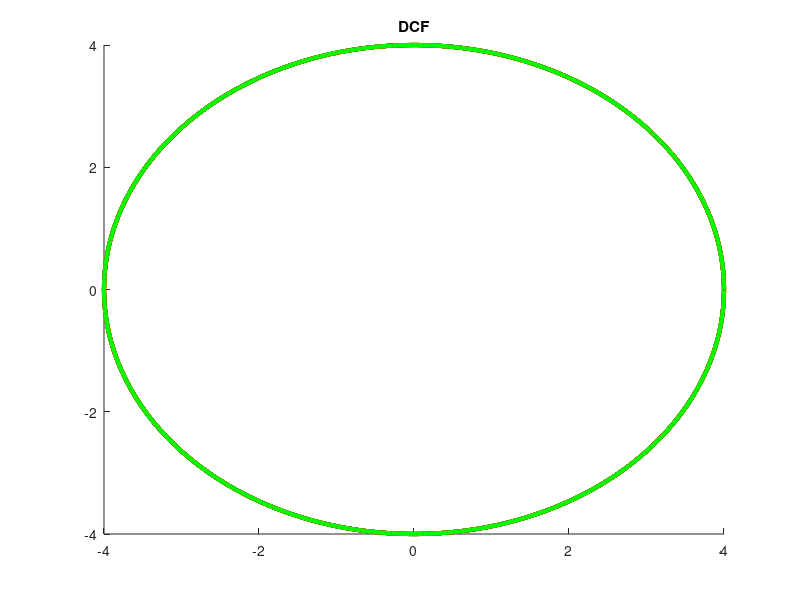

Source code (MATLAB): (Note: this script raises an error after producing the figure.)
clc,clear;
disp('Length scale of Station spacing is 1');

%% configure network parameters
num=4;  % Number of Stations
n=num+1;  % Number of Stations and an AP
x1=0;y1=0;  % AP location
r=3;  % Range of Radio
motion_scale=100;  % Time Scale of random motion
frame_size=8;  % Average Transmission Time (packet size)
max_simutime=1000;  % Simulation Time in ms (SlotTime=1)
disp('Performing calculations -- this may take a while, so please be patient.')
ph=0:0.02:2*pi;
figure
hold on
title(' DCF ');
j=sqrt(-1);
for i=1:n
    h2(i)=plot(exp(j*ph)*(1+r)); % blue node
    h4(i)=plot(exp(j*ph)*(1+r)); % handle for the range ellipse (cyan) - when node is transmitting
    h5(i)=plot(exp(j*ph)*(1+r),'LineWidth',3,'color','r'); % Data packet - RED colour
    h6(i)=plot(exp(j*ph)*(1+r),'LineWidth',3,'color','g'); % ACK packet  - GREEN 
end

%% definitions and initialization 
alpha=0.5^(1/motion_scale);
Eb2=0.001;
beta=(1-alpha^2-Eb2)/(2*Eb2-Eb2*alpha+(1-alpha^2)*alpha);
ER2=(1-beta^2)*Eb2;
traffic=1.0;  % traffic=1,saturated
ACK_length = 4;
SIFS=4;  % SIFS
SlotTime=1;  % slot time(us)
DIFS=SIFS+4*SlotTime;  % DIFS
PCWmin=15;  % minimum contention window
PCWmax=1023;  % maximum contention window
PCW=(log(PCWmin+1)/log (2))*ones(1,n);  %backoff stage
range=r*ones(1,n);  
state=zeros(1,n);  % initial state of all stations
prev_state=5*ones(1,n);  
current_frame_length=zeros(1,n);  % Sifs+Difs+rand(1,n)*frame_size; 
Timer_DIFS=zeros(1,n);
Timer_SIFS=zeros(1,n);
Timer_ACK=zeros(1,n);  % timer
BC=zeros(1,n);  % backoff counter 
BC_Init=zeros(1,n);  % backoff counter 
pos_x=randn(1,num)+x1;  
pos_y=randn(1,num)+y1;  
pos_x_change=sqrt(Eb2)*randn(1,num);
pos_y_change=sqrt(Eb2)*rand(1,num); % position & position change of stations
pos_x=[pos_x,x1];
pos_y=[pos_y,y1];
pos_x_change=[pos_x_change,0];
pos_y_change=[pos_y_change,0];  % position & position change of stations and AP
within=ones(n,n);  % whether a pair of stations could communicate
total_transmissions = 0;
successful_transmission = 0;
total_collisions = 0;
unreachable_packets = 0;
total_acks = 0;
ack_collisions = 0;
unreachable_acks = 0;
successful_acks = 0;  
total_packets=0;  % record transmission rsults

%% run
for counter=1:max_simutime  
    t0=clock;  % current time    
    pos_x_change(1,1:num)=beta*pos_x_change(1,1:num)+randn(1,num)*sqrt(ER2);
    pos_y_change(1,1:num)=beta*pos_y_change(1,1:num)+randn(1,num)*sqrt(ER2);
%     pos_x_change=[pos_x_change,0];
%     pos_y_change=[pos_y_change,0];
    pos_x=pos_x*alpha+pos_x_change;
    pos_y=pos_y*alpha+pos_y_change;  % update locations of STAs
    for i = 1:n
        for k = 1:n        
            if((pos_x(i)-pos_x(k))^2 + (pos_y(i)-pos_y(k))^2 > range(i)^2)                     
                within(i,k) = 0;            
            end
        end
    end  % update within information
   
%% State - 0 idle (nothing to send)   
    temp=rand(1,n);
    transit0to1=zeros(1,n);
    transit0to1(state==0 & temp<traffic)=1;
    temp=floor(rand(1,n).*(2.^PCW-1));  % select back off counter from 0 to minimum contention window
    BC(transit0to1>0 & state==0) = temp(transit0to1>0 & state==0)*SlotTime;
    BC_Init(transit0to1>0 & state==0) = temp(transit0to1>0 & state==0)*SlotTime;
    
%% State - 1 Medium Sensing     
   sending=zeros(1,n);
   sending(state>=4 | state<=-1 )=1;
   Busy_media=sending*within;  % Busy_media determines which nodes are within range and sending   
   transit1to2 = zeros(1,n) ;    
   transit1to2(state == 1 & Busy_media < 1) = 1; % when medium idle, transit to state 2  
   
%% State - 2 Difs Timer
   Timer_DIFS(transit1to2>0) = DIFS; % Wait for "DIFS" amount of time before sending the Data packet. 
   transit2to1 = zeros(1,n);
   transit2to1(state==2 & Busy_media>0)=1; % If sensing busy, back to state 1      
   Timer_DIFS(state==2) = Timer_DIFS(state==2)-1;  % Counting down for DIFS amount of time
   % print the DIFS counter
   if (state==2)
       if (Timer_DIFS == DIFS-1)
           disp('wait DIFS before initial transmit');
       end
       disp(Timer_DIFS(state==2));
   end
   transit2to3 = zeros(1,n);
   transit2to3(state== 2 & Timer_DIFS==0) = 1; % when DIFS=0, transit to state 3
     
 %% State - 3 Backoff Counter
%    BC(state==3 & Busy_media<1) = BC(state==3 & Busy_media<1)-1; % back off
   % print the backoff counter
   if (state==3 & Busy_media<1)
      if BC(state==3 & Busy_media<1)==BC_Init(state==3 & Busy_media<1)
        disp('ALL stations Decrement their backoff counter');
      end
      disp(BC(state==3 & Busy_media<1));
   end
   transit3to1=zeros(1,n);
   transit3to1(state==3 & Busy_media>0)=1; % If sensing busy, back to state 1       
   transit3to5 = zeros(1,n);
   transit3to5(state==3 & BC==0) = 1; % when BC<0, transit to state 5
   BC(state==3 & Busy_media<1) = BC(state==3 & Busy_media<1)-1; % back off
   if any(transit3to5>0)    
        temp1=rand(1,n)*frame_size*2;
        current_frame_length=temp1*1000/130; % frame length
        initial_cfl=current_frame_length; % initial frame length, no change in run
        initial_cfl1=temp1;
%         temp1=ceil(rand(1,n)*n); % select a destination randomly
        current_frame_dest = n*ones(1,n);  % the des must be AP
        for i=1:n
            while (current_frame_dest(i)==i | current_frame_dest(i)==0)
                current_frame_dest(i)=ceil(rand(1,1)*n); % avoid no des or itself being des
           end
        end
   end
   
  %% State - 5 transmission
   for i=1:n  
       for j=1:n
           if (state(i)==5 & state(j)==5 & j~=i) % collision occurs
               state(j)=6;state(i)=6; % collision state
               if prev_state(i)==5
                   disp([' OOPS COLLISION OCCURS: station ' num2str(j) ' is also transmitting']);
               else
                   disp([' OOPS COLLISION OCCURS: station ' num2str(i) ' is also transmitting']);
               end
           end
       end
       if (state(i)==5 & within(i,current_frame_dest(i))<1)
           state(i)=7; % the destination node is out of range
           disp(['station ' num2str(current_frame_dest(i)) ' is out of ranges from station ' num2str(i)]);
       end
   end
   for i=1:n
       if(state(i) == 5 & current_frame_length(i) > 0)
           if current_frame_length(i)==initial_cfl(i)
               disp(['station ' num2str(i) ' sending data to station ' num2str(current_frame_dest(i))]) % tx  
           end
           disp(current_frame_length(i));
       end
   end
   current_frame_length(state==5 |state==6 | state==7) = current_frame_length(state==5 | state==6 | state==7)-1; % one slot passed
   transit5to0 = zeros(1,n);
   transit5to0(state ==5 & current_frame_length < 0) = 1; % sending successfully
   transit5to4 = zeros(1,n);
   transit6to0 = zeros(1,n);
   transit7to0 = zeros(1,n);
   PCW(state == 6) = PCW(state == 6)+1;
   transit6to0(state == 6) = 1;
   transit7to0(state == 7) = 1;
   for i = 1:n
       if(transit5to0(i) > 0)
%            if(state(i)==6)
%                PCW(state == 6) = PCW(state == 6)+1; % collision, backoff stage increase by 1
%                transit6to0((i)) = 1;
%            elseif(state(i)==7)
%                transit7to0((i)) = 1;
%            else
               total_packets=total_packets+initial_cfl1(i);
               transit5to4(current_frame_dest(i)) = 1; % des is going to send ack
               Timer_SIFS(current_frame_dest(i)) = SIFS+1;  
               Timer_ACK(current_frame_dest(i)) = ACK_length;
               ACK_dest(current_frame_dest(i)) = i; % wait for ack
%            end
       end
   end
   for i=1:n
       if (state(i)==-2 | state(i)==6)
           cont_size=2.^PCW(i)-1; % collision, disp increased contention window
           disp(['contention window of station ' num2str(i) ' increases to ' num2str(cont_size) ])
       end 
   end
   maxpcw=(log(PCWmax+1)/log (2))*ones(1,n);
   if PCW(state == -2 | state ==6)>= maxpcw(state == -2 | state ==6)
       PCW(state == -2 | state ==6)= maxpcw(state == -2 | state ==6);
       disp ('maximum contention window reached'); % reach the maximum contention window
   end
   total_transmissions = total_transmissions + length(state(state >= 5 & transit5to0 > 0)); % tx number
   successful_transmission = successful_transmission + length(state(state == 5 & transit5to0 >0)); % succ tx number
   total_collisions = total_collisions + length(state(state == 6 & transit5to0 > 0)); % collision number
   unreachable_packets = unreachable_packets + length(state(state == 7 & transit5to0 > 0)); % unreachable number
   state(transit5to4 > 0) = 4; % if tx suc, des trans to state 4, sending ack
   Timer_SIFS(state == 4 & transit5to4 > 0) = SIFS;     
   Timer_SIFS(state == 4) = Timer_SIFS(state == 4) - 1;  
   % print the SIFS count down   
   for j=1:n
       if (state(j)==4 & Timer_SIFS(j)>=-1)
           if (Timer_SIFS(j)==SIFS-1)
               disp(['station ' num2str(j) ' wait SIFS before sending ACK']);
           end
           disp(Timer_SIFS(state==4 & Timer_SIFS(j)>=0));
       end
   end
   transit4tom1 = zeros(1,n);
   transit4tom1(state == 4 & Timer_SIFS <= 0) = 1; % when SIFS finished, send ack, trans to state -1
     
  %% State - -1 sending ack
   for i = 1:n           
       if (state(i) == -1 && Busy_media(ACK_dest(i)) > 1)
           state(i) = -2;
       end
       if (state(i) == -1 && within(i,ACK_dest(i)) < 1)
           state(i) = -3;
       end
   end    
   Timer_ACK(state <= -1) = Timer_ACK(state <= -1) - 1;
   for j=1:n
       if (state(j)==-1 & Timer_SIFS(j)<=0)
           if Timer_ACK(state <= -1) ==ACK_length-1
               disp(['station ' num2str(j) ' sending ACK to ' num2str(ACK_dest(j)) ]);
           end
           disp(Timer_ACK(state==-1 & Timer_SIFS<=0));
       end
   end
   transitm1to0 = zeros(1,n);
   transitm1to0(state <= -1 & Timer_ACK <=0) = 1;
   total_acks = total_acks + length(state(state <= -1 & transitm1to0 > 0));
   successful_acks = successful_acks + length(state(state == -1 & transitm1to0 > 0));
   ack_collisions = ack_collisions + length(state(state == -2 & transitm1to0 > 0));
   unreachable_acks = unreachable_acks + length(state(state == -3 & transitm1to0 > 0));
%    total_packets=total_packets+initial_cfl(state==5 & transit5to0>0);
  
 %% States Conversion   
   state(transit0to1 > 0)  =  1;
   state(transit3to1 > 0)  =  1;
   state(transit1to2 > 0)  =  2;
   state(transit2to3 > 0)  =  3;
   state(transit3to5 > 0)  =  5;     
   state(transit2to1 > 0)  =  1;
   state(transit5to0 > 0)  =  0;
   state(transit6to0 > 0)  =  0;
   state(transit7to0 > 0)  =  0;
   state(transit5to4 > 0)  =  4;
   state(transit4tom1 > 0) = -1;
   state(transitm1to0 > 0) =  0;    
   prev_state=state;
%    state
   SHOW_DCF
   drawnow  
   while etime(clock,t0)<0.1
   end     
end

total_transmissions
successful_transmission
total_collisions
unreachable_packets
total_acks
successful_acks
ack_collisions
unreachable_acks 
total_packets
throughput=total_packets/max_simutime*1000  % 130Mbit/s channel data rate
avg_throughput=throughput/num
   %STATE TABLE 
%-3: unreachable ACK
%-2: ACK collision
%-1: sending an ACK
%0: idle (nothing to send)
%1: Waiting for free media (have something to send)
%2: Free media detected, wait for DIFS
%3: Random back-off
%4: Waiting for SIFS to send ACK
%5: sending successfully
%6: sending to a busy station
%7: sending to an out-of-range node
  